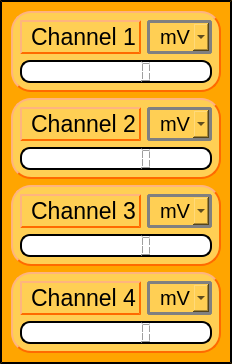
       <widget class="QWidget" name="Wid_L" native="true">
        <property name="styleSheet">
         <string notr="true">QWidget {
	background-color:orange; 
	border-style: outset;
    border-width: 2px;
    border-color: black;
}
</string>
        </property>
        <layout class="QVBoxLayout" name="verticalLayout_5">
         <item>
          <layout class="QVBoxLayout" name="verticalLayout">
           <item>
            <widget class="QWidget" name="widget" native="true">
             <property name="styleSheet">
              <string notr="true">QWidget {
	background-color:rgb(255, 207, 84); 
	border-style: outset;
    border-width: 2px;
    border-color: rgb(255, 106, 0);
	border-radius: 20px;
}</string>
             </property>
             <layout class="QGridLayout" name="gridLayout_3">
              <item row="0" column="1">
               <widget class="QComboBox" name="comboBox_1">
                <property name="sizePolicy">
                 <sizepolicy hsizetype="Preferred" vsizetype="Preferred">
                  <horstretch>0</horstretch>
                  <verstretch>0</verstretch>
                 </sizepolicy>
                </property>
                <property name="font">
                 <font>
                  <pointsize>15</pointsize>
                 </font>
                </property>
                <property name="cursor">
                 <cursorShape>PointingHandCursor</cursorShape>
                </property>
                <property name="mouseTracking">
                 <bool>true</bool>
                </property>
                <property name="autoFillBackground">
                 <bool>false</bool>
                </property>
                <property name="styleSheet">
                 <string notr="true">QComboBox {
    border: 3px solid gray;
    border-radius: 3px;
    padding: 1px 1px 1px 10px;
    min-width: 6em;
    color: rgb(0, 0, 0); /* Colore del testo del QComboBox */
}

QComboBox:hover, QPushButton:hover
{
    border: 1px solid rgb(202, 203, 194);
    color: white;
}

QComboBox:!editable, QComboBox::drop-down:editable {
    background: qlineargradient(x1: 0, y1: 0, x2: 0, y2: 1,
                                stop: 0 #E1E1E1, stop: 0.4 #DDDDDD,
                                stop: 0.5 #D8D8D8, stop: 1.0 #D3D3D3);
}


/* Stile della tendina del QComboBox */
QComboBox QAbstractItemView {
    background-color:	qlineargradient(x1: 0, y1: 0, x2: 0, y2: 1,
                                stop: 0 #E1E1E1, stop: 0.4 #DDDDDD,
                                stop: 0.5 #D8D8D8, stop: 1.0 #D3D3D3); ; /* Colore di sfondo della tendina */
    selection-background-color: #3399FF; /* Colore di sfondo dell'elemento selezionato */
    selection-color:rgb(106, 112, 113); /* Colore del testo dell'elemento selezionato */
    border: 3px solid gray;
    border-radius: 3px;
    padding: 1px 18px 1px 3px;
    min-width: 6em;
    color: rgb(0, 0, 0); /* Colore del testo del QComboBox */
}</string>
                </property>
                <property name="currentText">
                 <string>mV</string>
                </property>
                <property name="iconSize">
                 <size>
                  <width>30</width>
                  <height>30</height>
                 </size>
                </property>
                <item>
                 <property name="text">
                  <string>mV</string>
                 </property>
                </item>
                <item>
                 <property name="text">
                  <string>Nm</string>
                 </property>
                </item>
                <item>
                 <property name="text">
                  <string>Kg</string>
                 </property>
                </item>
                <item>
                 <property name="text">
                  <string>N</string>
                 </property>
                </item>
               </widget>
              </item>
              <item row="0" column="0">
               <layout class="QVBoxLayout" name="verticalLayout_9">
                <item>
                 <widget class="QLabel" name="label_1">
                  <property name="font">
                   <font>
                    <pointsize>17</pointsize>
                   </font>
                  </property>
                  <property name="styleSheet">
                   <string notr="true">QLabel{
	background-color:rgb(255, 207, 84); 
	border-style: outset;
    border-width: 2px;
    border-color: rgb(255, 106, 0);
	border-radius: 20px;
	color: rgb(0,0,0);
}
</string>
                  </property>
                  <property name="text">
                   <string>&lt;html&gt;&lt;head/&gt;&lt;body&gt;&lt;p align=&quot;center&quot;&gt;Channel 1&lt;/p&gt;&lt;/body&gt;&lt;/html&gt;</string>
                  </property>
                 </widget>
                </item>
               </layout>
              </item>
              <item row="1" column="0" colspan="2">
               <widget class="QLCDNumber" name="lcdNumber_1">
                <property name="font">
                 <font>
                  <pointsize>9</pointsize>
                  <bold>false</bold>
                 </font>
                </property>
                <property name="styleSheet">
                 <string notr="true">QWidget {
	background-color:white; 
	border-style: outset;
	border-style: outset;
    border-width: 2px;
    border-color: black;
	border-radius: 10px;
}
QLCDNumber{
	color: rgb(0,0,0);
}
</string>
                </property>
                <property name="digitCount">
                 <number>7</number>
                </property>
                <property name="value" stdset="0">
                 <double>0.000000000000000</double>
                </property>
               </widget>
              </item>
             </layout>
            </widget>
           </item>
          </layout>
         </item>
         <item>
          <layout class="QVBoxLayout" name="verticalLayout_2">
           <item>
            <widget class="QWidget" name="widget_3" native="true">
             <property name="styleSheet">
              <string notr="true">QWidget {
	background-color:rgb(255, 207, 84); 
	border-style: outset;
    border-width: 2px;
    border-color: rgb(255, 106, 0);
	border-radius: 20px;
}</string>
             </property>
             <layout class="QGridLayout" name="gridLayout_4">
              <item row="0" column="1">
               <widget class="QComboBox" name="comboBox_2">
                <property name="sizePolicy">
                 <sizepolicy hsizetype="Preferred" vsizetype="Preferred">
                  <horstretch>0</horstretch>
                  <verstretch>0</verstretch>
                 </sizepolicy>
                </property>
                <property name="font">
                 <font>
                  <pointsize>15</pointsize>
                 </font>
                </property>
                <property name="cursor">
                 <cursorShape>PointingHandCursor</cursorShape>
                </property>
                <property name="mouseTracking">
                 <bool>true</bool>
                </property>
                <property name="autoFillBackground">
                 <bool>false</bool>
                </property>
                <property name="styleSheet">
                 <string notr="true">QComboBox {
    border: 3px solid gray;
    border-radius: 3px;
    padding: 1px 1px 1px 10px;
    min-width: 6em;
    color: rgb(0, 0, 0); /* Colore del testo del QComboBox */
}

QComboBox:hover, QPushButton:hover
{
    border: 1px solid rgb(202, 203, 194);
    color: white;
}

QComboBox:!editable, QComboBox::drop-down:editable {
    background: qlineargradient(x1: 0, y1: 0, x2: 0, y2: 1,
                                stop: 0 #E1E1E1, stop: 0.4 #DDDDDD,
                                stop: 0.5 #D8D8D8, stop: 1.0 #D3D3D3);
}


/* Stile della tendina del QComboBox */
QComboBox QAbstractItemView {
    background-color:	qlineargradient(x1: 0, y1: 0, x2: 0, y2: 1,
                                stop: 0 #E1E1E1, stop: 0.4 #DDDDDD,
                                stop: 0.5 #D8D8D8, stop: 1.0 #D3D3D3); ; /* Colore di sfondo della tendina */
    selection-background-color: #3399FF; /* Colore di sfondo dell'elemento selezionato */
    selection-color:rgb(106, 112, 113); /* Colore del testo dell'elemento selezionato */
    border: 3px solid gray;
    border-radius: 3px;
    padding: 1px 18px 1px 3px;
    min-width: 6em;
    color: rgb(0, 0, 0); /* Colore del testo del QComboBox */
}</string>
                </property>
                <property name="currentText">
                 <string>mV</string>
                </property>
                <property name="iconSize">
                 <size>
                  <width>30</width>
                  <height>30</height>
                 </size>
                </property>
                <item>
                 <property name="text">
                  <string>mV</string>
                 </property>
                </item>
                <item>
                 <property name="text">
                  <string>Nm</string>
                 </property>
                </item>
                <item>
                 <property name="text">
                  <string>Kg</string>
                 </property>
                </item>
                <item>
                 <property name="text">
                  <string>N</string>
                 </property>
                </item>
               </widget>
              </item>
              <item row="0" column="0">
               <layout class="QVBoxLayout" name="verticalLayout_10">
                <item>
                 <widget class="QLabel" name="label_2">
                  <property name="font">
                   <font>
                    <pointsize>17</pointsize>
                   </font>
                  </property>
                  <property name="styleSheet">
                   <string notr="true">QLabel{
	color: rgb(0,0,0);
}
</string>
                  </property>
                  <property name="text">
                   <string>&lt;html&gt;&lt;head/&gt;&lt;body&gt;&lt;p align=&quot;center&quot;&gt;Channel 2&lt;/p&gt;&lt;/body&gt;&lt;/html&gt;</string>
                  </property>
                 </widget>
                </item>
               </layout>
              </item>
              <item row="1" column="0" colspan="2">
               <widget class="QLCDNumber" name="lcdNumber_2">
                <property name="styleSheet">
                 <string notr="true">QWidget {
	background-color:white; 
	border-style: outset;
	border-style: outset;
    border-width: 2px;
    border-color: black;
	border-radius: 10px;
}
QLCDNumber{
	color: rgb(0,0,0);
}
</string>
                </property>
                <property name="digitCount">
                 <number>7</number>
                </property>
               </widget>
              </item>
             </layout>
            </widget>
           </item>
          </layout>
         </item>
         <item>
          <layout class="QVBoxLayout" name="verticalLayout_3">
           <item>
            <widget class="QWidget" name="widget_4" native="true">
             <property name="styleSheet">
              <string notr="true">QWidget {
	background-color:rgb(255, 207, 84); 
	border-style: outset;
    border-width: 2px;
    border-color: rgb(255, 106, 0);
	border-radius: 20px;
}</string>
             </property>
             <layout class="QGridLayout" name="gridLayout_5">
              <item row="0" column="1">
               <widget class="QComboBox" name="comboBox_3">
                <property name="sizePolicy">
                 <sizepolicy hsizetype="Preferred" vsizetype="Preferred">
                  <horstretch>0</horstretch>
                  <verstretch>0</verstretch>
                 </sizepolicy>
                </property>
                <property name="font">
                 <font>
                  <pointsize>15</pointsize>
                 </font>
                </property>
                <property name="cursor">
                 <cursorShape>PointingHandCursor</cursorShape>
                </property>
                <property name="mouseTracking">
                 <bool>true</bool>
                </property>
                <property name="autoFillBackground">
                 <bool>false</bool>
                </property>
                <property name="styleSheet">
                 <string notr="true">QComboBox {
    border: 3px solid gray;
    border-radius: 3px;
    padding: 1px 1px 1px 10px;
    min-width: 6em;
    color: rgb(0, 0, 0); /* Colore del testo del QComboBox */
}

QComboBox:hover, QPushButton:hover
{
    border: 1px solid rgb(202, 203, 194);
    color: white;
}

QComboBox:!editable, QComboBox::drop-down:editable {
    background: qlineargradient(x1: 0, y1: 0, x2: 0, y2: 1,
                                stop: 0 #E1E1E1, stop: 0.4 #DDDDDD,
                                stop: 0.5 #D8D8D8, stop: 1.0 #D3D3D3);
}


/* Stile della tendina del QComboBox */
QComboBox QAbstractItemView {
    background-color:	qlineargradient(x1: 0, y1: 0, x2: 0, y2: 1,
                                stop: 0 #E1E1E1, stop: 0.4 #DDDDDD,
                                stop: 0.5 #D8D8D8, stop: 1.0 #D3D3D3); ; /* Colore di sfondo della tendina */
    selection-background-color: #3399FF; /* Colore di sfondo dell'elemento selezionato */
    selection-color:rgb(106, 112, 113); /* Colore del testo dell'elemento selezionato */
    border: 3px solid gray;
    border-radius: 3px;
    padding: 1px 18px 1px 3px;
    min-width: 6em;
    color: rgb(0, 0, 0); /* Colore del testo del QComboBox */
}</string>
                </property>
                <property name="currentText">
                 <string>mV</string>
                </property>
                <property name="iconSize">
                 <size>
                  <width>30</width>
                  <height>30</height>
                 </size>
                </property>
                <item>
                 <property name="text">
                  <string>mV</string>
                 </property>
                </item>
                <item>
                 <property name="text">
                  <string>Nm</string>
                 </property>
                </item>
                <item>
                 <property name="text">
                  <string>Kg</string>
                 </property>
                </item>
                <item>
                 <property name="text">
                  <string>N</string>
                 </property>
                </item>
               </widget>
              </item>
              <item row="0" column="0">
               <layout class="QVBoxLayout" name="verticalLayout_7">
                <item>
                 <widget class="QLabel" name="label_3">
                  <property name="font">
                   <font>
                    <pointsize>17</pointsize>
                   </font>
                  </property>
                  <property name="styleSheet">
                   <string notr="true">QLabel{
	color: rgb(0,0,0);
}
</string>
                  </property>
                  <property name="text">
                   <string>&lt;html&gt;&lt;head/&gt;&lt;body&gt;&lt;p align=&quot;center&quot;&gt;Channel 3&lt;/p&gt;&lt;/body&gt;&lt;/html&gt;</string>
                  </property>
                 </widget>
                </item>
               </layout>
              </item>
              <item row="1" column="0" colspan="2">
               <widget class="QLCDNumber" name="lcdNumber_3">
                <property name="font">
                 <font>
                  <bold>false</bold>
                  <kerning>true</kerning>
                 </font>
                </property>
                <property name="styleSheet">
                 <string notr="true">QWidget {
	background-color:white; 
	border-style: outset;
	border-style: outset;
    border-width: 2px;
    border-color: black;
	border-radius: 10px;
}
QLCDNumber{
	color: rgb(0,0,0);
}
</string>
                </property>
                <property name="digitCount">
                 <number>7</number>
                </property>
               </widget>
              </item>
             </layout>
            </widget>
           </item>
          </layout>
         </item>
         <item>
          <layout class="QVBoxLayout" name="verticalLayout_4">
           <item>
            <widget class="QWidget" name="widget_5" native="true">
             <property name="styleSheet">
              <string notr="true">QWidget {
	background-color:rgb(255, 207, 84); 
	border-style: outset;
    border-width: 2px;
    border-color: rgb(255, 106, 0);
	border-radius: 20px;
}</string>
             </property>
             <layout class="QGridLayout" name="gridLayout_6">
              <item row="0" column="0">
               <layout class="QVBoxLayout" name="verticalLayout_11">
                <item>
                 <widget class="QLabel" name="label_4">
                  <property name="font">
                   <font>
                    <pointsize>17</pointsize>
                   </font>
                  </property>
                  <property name="styleSheet">
                   <string notr="true">QLabel{
	color: rgb(0,0,0);
}
</string>
                  </property>
                  <property name="text">
                   <string>&lt;html&gt;&lt;head/&gt;&lt;body&gt;&lt;p align=&quot;center&quot;&gt;Channel 4&lt;/p&gt;&lt;/body&gt;&lt;/html&gt;</string>
                  </property>
                 </widget>
                </item>
               </layout>
              </item>
              <item row="0" column="1">
               <widget class="QComboBox" name="comboBox_4">
                <property name="sizePolicy">
                 <sizepolicy hsizetype="Preferred" vsizetype="Preferred">
                  <horstretch>0</horstretch>
                  <verstretch>0</verstretch>
                 </sizepolicy>
                </property>
                <property name="font">
                 <font>
                  <pointsize>15</pointsize>
                 </font>
                </property>
                <property name="cursor">
                 <cursorShape>PointingHandCursor</cursorShape>
                </property>
                <property name="mouseTracking">
                 <bool>true</bool>
                </property>
                <property name="autoFillBackground">
                 <bool>false</bool>
                </property>
                <property name="styleSheet">
                 <string notr="true">QComboBox {
    border: 3px solid gray;
    border-radius: 3px;
    padding: 1px 1px 1px 10px;
    min-width: 6em;
    color: rgb(0, 0, 0); /* Colore del testo del QComboBox */
}

QComboBox:hover, QPushButton:hover
{
    border: 1px solid rgb(202, 203, 194);
    color: white;
}

QComboBox:!editable, QComboBox::drop-down:editable {
    background: qlineargradient(x1: 0, y1: 0, x2: 0, y2: 1,
                                stop: 0 #E1E1E1, stop: 0.4 #DDDDDD,
                                stop: 0.5 #D8D8D8, stop: 1.0 #D3D3D3);
}


/* Stile della tendina del QComboBox */
QComboBox QAbstractItemView {
    background-color:	qlineargradient(x1: 0, y1: 0, x2: 0, y2: 1,
                                stop: 0 #E1E1E1, stop: 0.4 #DDDDDD,
                                stop: 0.5 #D8D8D8, stop: 1.0 #D3D3D3); ; /* Colore di sfondo della tendina */
    selection-background-color: #3399FF; /* Colore di sfondo dell'elemento selezionato */
    selection-color:rgb(106, 112, 113); /* Colore del testo dell'elemento selezionato */
    border: 3px solid gray;
    border-radius: 3px;
    padding: 1px 18px 1px 3px;
    min-width: 6em;
    color: rgb(0, 0, 0); /* Colore del testo del QComboBox */
}</string>
                </property>
                <property name="currentText">
                 <string>mV</string>
                </property>
                <property name="iconSize">
                 <size>
                  <width>30</width>
                  <height>30</height>
                 </size>
                </property>
                <item>
                 <property name="text">
                  <string>mV</string>
                 </property>
                </item>
                <item>
                 <property name="text">
                  <string>Nm</string>
                 </property>
                </item>
                <item>
                 <property name="text">
                  <string>Kg</string>
                 </property>
                </item>
                <item>
                 <property name="text">
                  <string>N</string>
                 </property>
                </item>
               </widget>
              </item>
              <item row="1" column="0" colspan="2">
               <widget class="QLCDNumber" name="lcdNumber_4">
                <property name="styleSheet">
                 <string notr="true">QWidget {
	background-color:white; 
	border-style: outset;
	border-style: outset;
    border-width: 2px;
    border-color: black;
	border-radius: 10px;
}
QLCDNumber{
	color: rgb(0,0,0);
}
</string>
                </property>
                <property name="digitCount">
                 <number>7</number>
                </property>
               </widget>
              </item>
             </layout>
            </widget>
           </item>
          </layout>
         </item>
        </layout>
       </widget>
